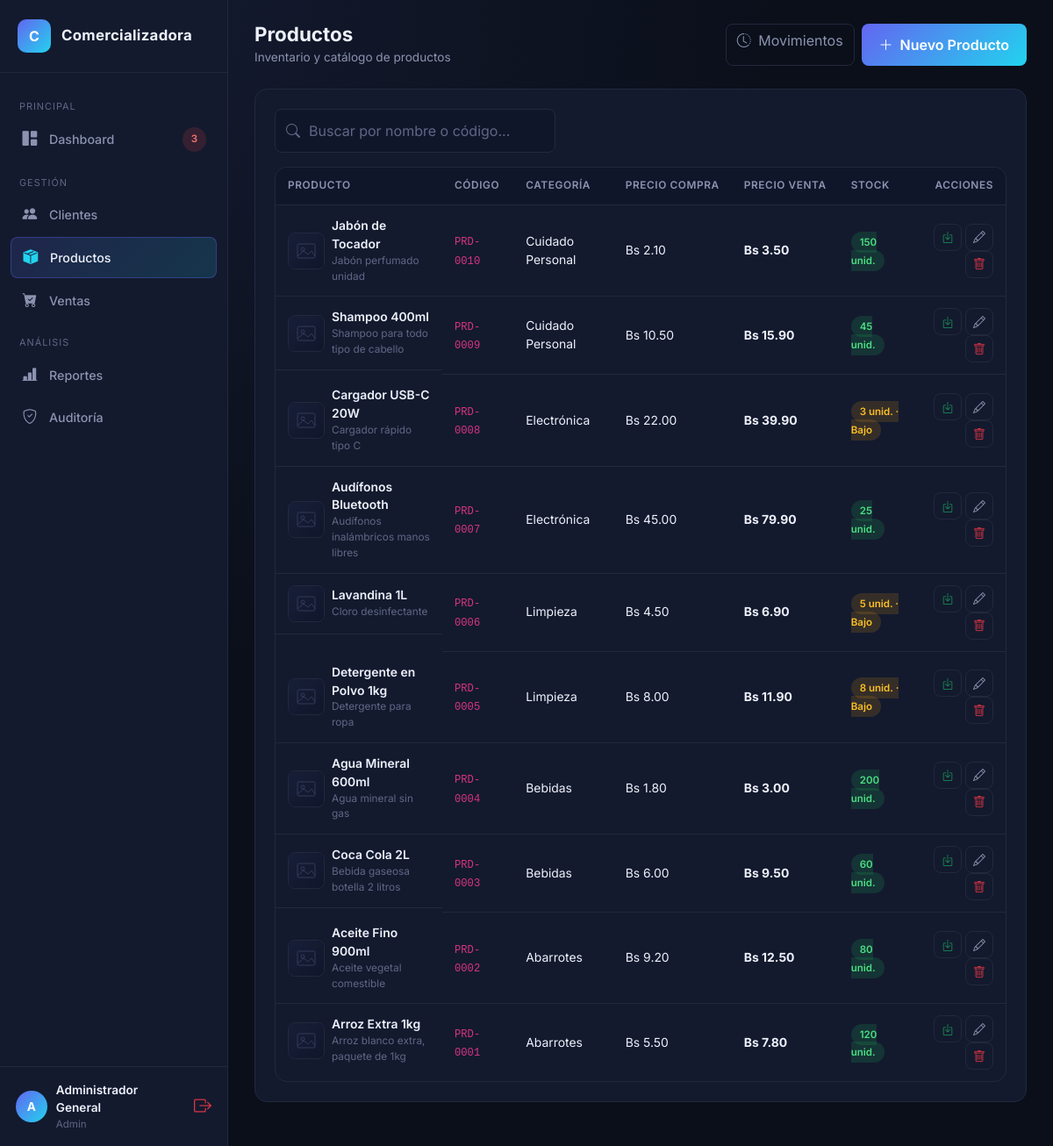
Page /productos (signed in) on the committed database.
### tables this page shows
CREATE TABLE productos (
    id INT AUTO_INCREMENT PRIMARY KEY,
    codigo VARCHAR(30) NOT NULL UNIQUE,
    nombre VARCHAR(150) NOT NULL,
    descripcion VARCHAR(255) NULL,
    categoria_id INT NULL,
    precio_compra DECIMAL(10,2) NOT NULL DEFAULT 0,
    precio_venta DECIMAL(10,2) NOT NULL DEFAULT 0,
    stock INT NOT NULL DEFAULT 0,
    stock_minimo INT NOT NULL DEFAULT 10,
    imagen VARCHAR(255) NULL,
    estado TINYINT(1) NOT NULL DEFAULT 1,
    created_at DATETIME DEFAULT CURRENT_TIMESTAMP,
    updated_at DATETIME DEFAULT CURRENT_TIMESTAMP ON UPDATE CURRENT_TIMESTAMP,
    FOREIGN KEY (categoria_id) REFERENCES categorias(id) ON DELETE SET NULL
);

CREATE TABLE categorias (
    id INT AUTO_INCREMENT PRIMARY KEY,
    nombre VARCHAR(80) NOT NULL,
    descripcion VARCHAR(255) NULL
);

### app/controllers/ProductosController.php (called while the page is built, shortened)
<?php
class ProductosController extends Controller
{
    public function index()
    {
        $productoModel = $this->model('Producto');
        $busqueda = trim($_GET['q'] ?? '');
        $productos = $productoModel->all($busqueda);
        $this->view('productos/index', ['productos' => $productos, 'busqueda' => $busqueda]);
    }
}

### app/core/App.php (called while the page is built, shortened)
<?php
class App
{
    protected $method = 'index';
    public function __construct()
    {
        $url = $this->parseUrl();
        if (isset($url[0]) && $url[0] !== '') {
            $controllerName = ucfirst(strtolower($url[0])) . 'Controller';
            if (file_exists(APP_PATH . '/controllers/' . $controllerName . '.php')) {
                unset($url[0]);
            } else {
                $this->controller = 'ErrorController';
            }
        }
        $this->controller = new $this->controller();
        $this->params = $url ? array_values($url) : [];
        call_user_func_array([$this->controller, $this->method], $this->params);
    }
    private function parseUrl(): array
    {
        if (isset($_GET['url'])) {
            $url = trim($_GET['url'], '/');
            $url = preg_replace('/[^a-zA-Z0-9\/_\-]/', '', $url);
            return $url === '' ? [] : explode('/', $url);
        }
        return [];
    }
}

### index.php (called while the page is built, shortened)
<?php
require_once APP_PATH . '/config/Database.php';
require_once APP_PATH . '/core/Model.php';
require_once APP_PATH . '/core/Controller.php';
require_once APP_PATH . '/core/App.php';
$app = new App();

### app/config/Database.php (called while the page is built)
<?php
class Database
{
    private static $host   = 'localhost';
    private static $dbname = 'comercializadora';
    private static $user   = 'root';
    private static $pass   = '';
    private static ?PDO $connection = null;
    public static function getConnection(): PDO
    {
        if (self::$connection === null) {
            try {
                $dsn = 'mysql:host=' . self::$host . ';dbname=' . self::$dbname . ';charset=utf8mb4';
                self::$connection = new PDO($dsn, self::$user, self::$pass, [
                    PDO::ATTR_ERRMODE            => PDO::ERRMODE_EXCEPTION,
                    PDO::ATTR_DEFAULT_FETCH_MODE  => PDO::FETCH_ASSOC,
                    PDO::ATTR_EMULATE_PREPARES    => false,
                ]);
            } catch (PDOException $e) {
                die('Error de conexión a la base de datos: ' . $e->getMessage());
            }
        }
        return self::$connection;
    }
}

### app/core/Model.php (called while the page is built, shortened)
<?php
class Model
{
    public function __construct()
    {
        $this->db = Database::getConnection();
    }
}

### app/models/Producto.php (called while the page is built, shortened)
<?php
class Producto extends Model
{
    public function all(string $busqueda = '')
    {
        $sql = "SELECT p.*, c.nombre AS categoria_nombre
                FROM productos p
                LEFT JOIN categorias c ON c.id = p.categoria_id
                WHERE p.estado = 1";
        $sql .= " ORDER BY p.id DESC";
        $stmt = $this->db->prepare($sql);
        $stmt->execute();
        return $stmt->fetchAll();
    }
    public function stockBajo()
    {
        $stmt = $this->db->query("SELECT p.*, c.nombre AS categoria_nombre
            FROM productos p LEFT JOIN categorias c ON c.id = p.categoria_id
            WHERE p.estado = 1 AND p.stock <= p.stock_minimo
            ORDER BY p.stock ASC");
        return $stmt->fetchAll();
    }
}

### app/views/productos/index.php (the view, shortened to what this page needs)
<div class="topbar">
    <div>
        <h2>Productos</h2>
        <div class="breadcrumb-sub">Inventario y catálogo de productos</div>
    </div>
    <div class="d-flex gap-2">
        <a href="<?= BASE_URL ?>/productos/movimientos" class="btn btn-outline-soft"><i class="bi bi-clock-history me-1"></i> Movimientos</a>
        <a href="<?= BASE_URL ?>/productos/create" class="btn btn-gradient"><i class="bi bi-plus-lg me-1"></i> Nuevo Producto</a>
    </div>
</div>
<div class="card-panel">
    <form method="GET" class="search-box mb-3">
        <i class="bi bi-search"></i>
        <input type="text" name="q" class="form-control form-control-dark" placeholder="Buscar por nombre o código..." value="<?= htmlspecialchars($busqueda) ?>">
    </form>
    <div class="table-responsive-wrap">
        <table class="table-dark-custom mb-0">
            <thead>
                <tr>
                    <th>Producto</th><th>Código</th><th>Categoría</th>
                    <th>Precio Compra</th><th>Precio Venta</th><th>Stock</th><th class="text-end">Acciones</th>
                </tr>
            </thead>
            <tbody>
            <?php if (empty($productos)): ?>
                <tr><td colspan="7"><div class="empty-state"><i class="bi bi-box-seam"></i>No se encontraron productos.</div></td></tr>
            <?php else: foreach ($productos as $p):
                $critico = $p['stock'] == 0;
                $bajo = $p['stock'] > 0 && $p['stock'] <= $p['stock_minimo'];
            ?>
                <tr>
                    <td class="d-flex align-items-center gap-2">
                        <img src="<?= BASE_URL ?>/public/img/products/<?= htmlspecialchars($p['imagen'] ?: 'no-image.svg') ?>" class="product-thumb">
                        <div>
                            <div style="font-weight:600;"><?= htmlspecialchars($p['nombre']) ?></div>
                            <div style="font-size:.74rem; color:var(--text-muted);"><?= htmlspecialchars(substr($p['descripcion'] ?? '', 0, 40)) ?></div>
                        </div>
                    </td>
                    <td><code><?= htmlspecialchars($p['codigo']) ?></code></td>
                    <td><?= htmlspecialchars($p['categoria_nombre'] ?: '—') ?></td>
                    <td>Bs <?= number_format($p['precio_compra'], 2) ?></td>
                    <td><strong>Bs <?= number_format($p['precio_venta'], 2) ?></strong></td>
                    <td>
                        <span class="badge-soft <?= $critico ? 'badge-danger-soft' : ($bajo ? 'badge-warning-soft' : 'badge-success-soft') ?>">
                            <?= $p['stock'] ?> unid. <?= $critico ? '· Agotado' : ($bajo ? '· Bajo' : '') ?>
                        </span>
                    </td>
                    <td class="text-end">
                        <button type="button" class="btn btn-sm btn-outline-soft" data-bs-toggle="modal" data-bs-target="#modalStock<?= $p['id'] ?>" title="Añadir stock">
                            <i class="bi bi-box-arrow-in-down text-success"></i>
                        </button>
                        <a href="<?= BASE_URL ?>/productos/edit/<?= $p['id'] ?>" class="btn btn-sm btn-outline-soft"><i class="bi bi-pencil"></i></a>
                        <form id="delp-<?= $p['id'] ?>" action="<?= BASE_URL ?>/productos/eliminar/<?= $p['id'] ?>" method="POST" class="d-inline">
                            <button type="button" onclick="confirmarEliminacion('delp-<?= $p['id'] ?>','¿Eliminar el producto <?= htmlspecialchars($p['nombre']) ?>?')" class="btn btn-sm btn-outline-soft text-danger"><i class="bi bi-trash"></i></button>
                        </form>
                    </td>
                </tr>
            <?php endforeach; endif; ?>
            </tbody>
        </table>
    </div>
</div>

### app/core/Controller.php (shortened to what this page needs)
<?php
class Controller
{
    protected function model(string $model)
    {
        return new $model();
    }
    protected function view(string $view, array $data = [], bool $useLayout = true)
    {
        extract($data);
        $viewFile = APP_PATH . '/views/' . $view . '.php';
        if ($useLayout) {
            require APP_PATH . '/views/layouts/header.php';
            require APP_PATH . '/views/layouts/sidebar.php';
            echo '<main class="main-content">';
            require $viewFile;
            echo '</main>';
            require APP_PATH . '/views/layouts/footer.php';
        } else {
            require $viewFile;
        }
    }
}

### app/views/layouts/header.php (shortened to what this page needs)
<!DOCTYPE html>
<html lang="es">
<head>
<link href="https://cdn.jsdelivr.net/npm/bootstrap@5.3.3/dist/css/bootstrap.min.css" rel="stylesheet">
<link rel="stylesheet" href="https://cdn.jsdelivr.net/npm/bootstrap-icons@1.11.3/font/bootstrap-icons.css">
<link rel="stylesheet" href="<?= BASE_URL ?>/public/css/style.css">
</head>
<body>
<?php
$__productoModelHeader = new Producto();
$__stockBajoHeader = isset($_SESSION['usuario_id']) ? $__productoModelHeader->stockBajo() : [];
?>

### app/views/layouts/sidebar.php
<?php
$currentUrl = trim($_GET['url'] ?? 'dashboard', '/');
$currentModule = explode('/', $currentUrl)[0] ?: 'dashboard';
function navActive($mod, $current) { return $mod === $current ? 'active' : ''; }
?>
<aside class="sidebar">
    <div class="sidebar-brand">
        <div class="logo-box">C</div>
        <span>Comercializadora</span>
    </div>
    <nav class="sidebar-nav">
        <div class="nav-section-title">Principal</div>
        <a href="<?= BASE_URL ?>/dashboard" class="<?= navActive('dashboard', $currentModule) ?>">
            <i class="bi bi-grid-1x2-fill"></i> Dashboard
            <?php if (count($__stockBajoHeader) > 0): ?>
                <span class="ms-auto badge-soft badge-danger-soft"><?= count($__stockBajoHeader) ?></span>
            <?php endif; ?>
        </a>
        <div class="nav-section-title">Gestión</div>
        <a href="<?= BASE_URL ?>/clientes" class="<?= navActive('clientes', $currentModule) ?>">
            <i class="bi bi-people-fill"></i> Clientes
        </a>
        <a href="<?= BASE_URL ?>/productos" class="<?= navActive('productos', $currentModule) ?>">
            <i class="bi bi-box-seam-fill"></i> Productos
        </a>
        <a href="<?= BASE_URL ?>/ventas" class="<?= navActive('ventas', $currentModule) ?>">
            <i class="bi bi-cart-check-fill"></i> Ventas
        </a>
        <div class="nav-section-title">Análisis</div>
        <a href="<?= BASE_URL ?>/reportes" class="<?= navActive('reportes', $currentModule) ?>">
            <i class="bi bi-bar-chart-line-fill"></i> Reportes
        </a>
        <a href="<?= BASE_URL ?>/auditoria" class="<?= navActive('auditoria', $currentModule) ?>">
            <i class="bi bi-shield-check"></i> Auditoría
        </a>
    </nav>
    <div class="sidebar-footer">
        <div class="avatar"><?= strtoupper(substr($_SESSION['usuario_nombre'] ?? 'U', 0, 1)) ?></div>
        <div class="flex-grow-1">
            <div class="user-name"><?= htmlspecialchars($_SESSION['usuario_nombre'] ?? '') ?></div>
            <div class="user-role"><?= htmlspecialchars($_SESSION['usuario_rol'] ?? '') ?></div>
        </div>
        <a href="<?= BASE_URL ?>/login/logout" title="Cerrar sesión" class="text-danger">
            <i class="bi bi-box-arrow-right fs-5"></i>
        </a>
    </div>
</aside>

### app/views/layouts/footer.php (shortened to what this page needs)
</body>
</html>

### rows in the picture
productos: imagen (placeholder picture), nombre "Jabón de Tocador", descripcion "Jabón perfumado unidad", codigo "PRD-0010", categoria.nombre "Cuidado Personal", precio_compra "2.10", precio_venta "3.50", stock "150"
productos: imagen (placeholder picture), nombre "Shampoo 400ml", descripcion "Shampoo para todo tipo de cabello", codigo "PRD-0009", categoria.nombre "Cuidado Personal", precio_compra "10.50", precio_venta "15.90", stock "45"
productos: imagen (placeholder picture), nombre "Cargador USB-C 20W", descripcion "Cargador rápido tipo C", codigo "PRD-0008", categoria.nombre "Electrónica", precio_compra "22.00", precio_venta "39.90", stock "3", stock_minimo "· Bajo"
productos: imagen (placeholder picture), nombre "Audífonos Bluetooth", descripcion "Audífonos inalámbricos manos libres", codigo "PRD-0007", categoria.nombre "Electrónica", precio_compra "45.00", precio_venta "79.90", stock "25"
productos: imagen (placeholder picture), nombre "Lavandina 1L", descripcion "Cloro desinfectante", codigo "PRD-0006", categoria.nombre "Limpieza", precio_compra "4.50", precio_venta "6.90", stock "5", stock_minimo "· Bajo"
productos: imagen (placeholder picture), nombre "Detergente en Polvo 1kg", descripcion "Detergente para ropa", codigo "PRD-0005", categoria.nombre "Limpieza", precio_compra "8.00", precio_venta "11.90", stock "8", stock_minimo "· Bajo"
productos: imagen (placeholder picture), nombre "Agua Mineral 600ml", descripcion "Agua mineral sin gas", codigo "PRD-0004", categoria.nombre "Bebidas", precio_compra "1.80", precio_venta "3.00", stock "200"
productos: imagen (placeholder picture), nombre "Coca Cola 2L", descripcion "Bebida gaseosa botella 2 litros", codigo "PRD-0003", categoria.nombre "Bebidas", precio_compra "6.00", precio_venta "9.50", stock "60"
productos: imagen (placeholder picture), nombre "Aceite Fino 900ml", descripcion "Aceite vegetal comestible", codigo "PRD-0002", categoria.nombre "Abarrotes", precio_compra "9.20", precio_venta "12.50", stock "80"
productos: imagen (placeholder picture), nombre "Arroz Extra 1kg", descripcion "Arroz blanco extra, paquete de 1kg", codigo "PRD-0001", categoria.nombre "Abarrotes", precio_compra "5.50", precio_venta "7.80", stock "120"

### other values in the picture
count($__stockBajoHeader) "3"
substr($_SESSION['usuario_nombre'] ?? 'U', 0, 1) "A"
$_SESSION['usuario_nombre'] "Administrador General"
$_SESSION['usuario_rol'] "Admin"
